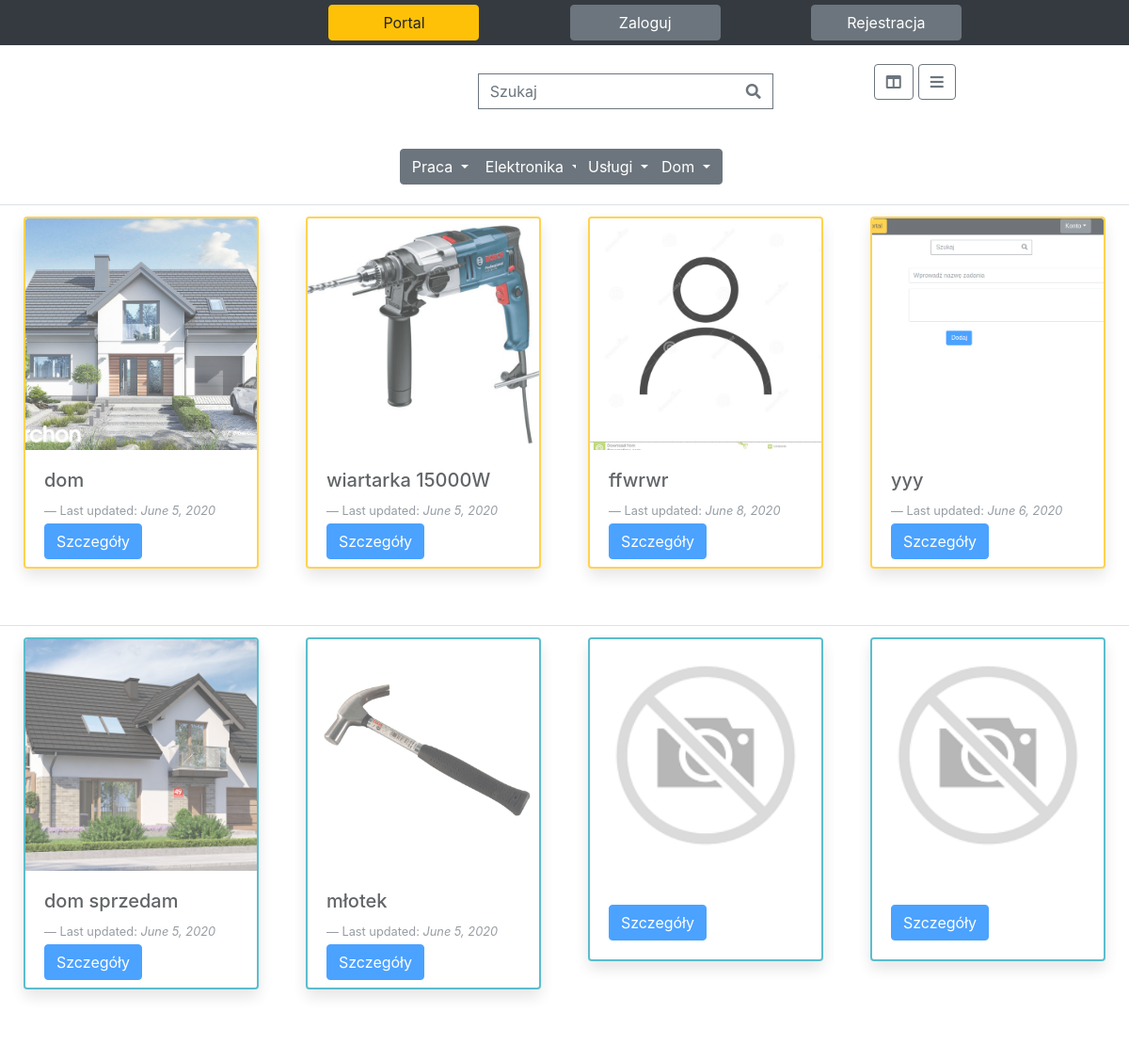
The page / on the database its author committed.
### advertisement/models.py (models this page shows, shortened)
class SaveFile(models.Model):
    offer = models.ForeignKey(Offer, blank=True, null=True, on_delete=models.CASCADE)
    file = models.FileField(upload_to='graphic/', blank=True, null=True)
    objects = models.Manager()

class Offer(models.Model):
    id = models.IntegerField(primary_key=True)
    user = models.ForeignKey(settings.AUTH_USER_MODEL, blank=True, null=True, on_delete=models.SET_NULL)
    title = models.CharField(default='', blank=True, null=True, max_length=200)
    short_description = models.TextField(default='', blank=True, null=True, max_length=200)
    full_description = models.TextField(default='', blank=True, null=True)
    category = models.CharField(max_length=30, choices=category_list)
    display_period = models.IntegerField(default=1)
    display_date = models.DateField(default=now)
    highlight = models.BooleanField(default=False)
    update_date = models.DateField(default=now)
    objects = models.Manager()

### account/views.py (the view, shortened to what this page needs)
# urls.py: path('', HomeView.as_view()),
class HomeView(View):
    template_name = 'base.html'
    template_list_view = 'base_list.html'
    def get(self, request):
        if 'logout' in request.GET:
            logout(request)
            cache.clear()
            messages.info(request, 'Zostałeś wylogowany')
            return redirect('/')
        def partition_data(offers_data, elements):
            packed_data = []
            for offer in offers_data:
                image = SaveFile.objects.get(offer=offer)
                packed_data.append((offer, image))
            portioned_data = []
            for i in range(0, len(packed_data), elements):
                portioned_data.append(packed_data[i:i + elements])
            return portioned_data
        if 'search' in request.GET:
            search_sequence = request.GET['search_sequence']
            offers_data = Offer.objects.filter(title__icontains=search_sequence).exclude(id=0).order_by('-update_date').order_by('-highlight')
            portioned_data = partition_data(offers_data, 4)
            return render(request, self.template_name, locals())
        if 'list_view' in request.GET:
            offers_data = Offer.objects.all().exclude(id=0).order_by('-update_date').order_by('-highlight')
            portioned_data = partition_data(offers_data, 1)
            return render(request, self.template_list_view, locals())
        if 'block_view' in request.GET:
            offers_data = Offer.objects.all().exclude(id=0).order_by('-update_date').order_by('-highlight')
            portioned_data = partition_data(offers_data, 4)
            return render(request, self.template_name, locals())
        offers_data = Offer.objects.all().exclude(id=0).order_by('-update_date').order_by('-highlight')
        portioned_data = partition_data(offers_data, 4)
        return render(request, self.template_name, locals())

### templates/base.html (shortened to what this page needs)
<!DOCTYPE html>
{% load static %}
{% load crispy_forms_tags %}
<html lang="en">
<head>
    <link rel="stylesheet" href="https://use.fontawesome.com/releases/v5.0.7/css/all.css">
    <link href='https://stackpath.bootstrapcdn.com/bootstrap/4.3.1/css/bootstrap.min.css' rel='stylesheet' />
    <link href="https://cdnjs.cloudflare.com/ajax/libs/tempusdominus-bootstrap-4/5.0.1/css/tempusdominus-bootstrap-4.min.css" rel="stylesheet"/>
    <link href="https://cdnjs.cloudflare.com/ajax/libs/bootstrap-multiselect/0.9.15/css/bootstrap-multiselect.css" rel="stylesheet"/>
    <link href="https://cdn.jsdelivr.net/npm/bootstrap-select@1.13.9/dist/css/bootstrap-select.min.css" rel="stylesheet">
</head>
<body>
<form method="get" action="." enctype="multipart/form-data">{% csrf_token %}
    <table class="table table-sm table-borderless small menu">
        <thead class="thead-dark">
            <tr align="center">
                <th scope="col" width="30%" class="text-right">
                    <a type="button" class="btn btn-warning custom" href="/">Portal</a>
                </th>
                {% if user.is_authenticated %}
                    <th scope="col" width="20%" class="text-left align-middle">
                        <span class="fa fa-user mr-2"></span>{{user.username}}
                    </th>
                    <th scope="col" width="10%">
                        <div class="dropdown">
                          <button class="btn btn-secondary dropdown-toggle custom" type="button" id="dropdownMenuButton" data-toggle="dropdown" aria-haspopup="true" aria-expanded="false">Konto</button>
                          <div class="dropdown-menu text-center" aria-labelledby="dropdownMenuButton">
                            <a type="button" class="btn btn-info btn-sm custom" href="/user_offers/">Moje Ogłoszenia</a>
                            <button class="btn btn-sm btn-warning custom" type="submit" name="logout">Wyloguj</button>
                            <a type="button" class="btn btn-danger btn-sm custom" href="/delete_account/">Usuń konto</a>
                          </div>
                        </div>
                    </th>
                    <th scope="col" width="20%" class="text-left">
                        <a type="button" class="btn btn-info" href="/add_offer/">Dodaj Ogłoszenie</a>
                    </th>
                {% else %}
                    <th scope="col" width="20%">
                        <a type="button" class="btn btn-secondary custom" href="/login/">Zaloguj</a>
                    </th>
                    <th scope="col" width="20%" class="text-left">
                        <a type="button" class="btn btn-secondary custom" href="/register/">Rejestracja</a>
                    </th>
                {% endif %}
            </tr>
        </thead>
    </table>
</form>
{% block content %}
<form method="get" action="." enctype="multipart/form-data">
    <table class="table table-sm table-borderless small menu">
        <tbody>
            <tr>
                <td>
                    <div class="form-group row no-gutters position">
                        <div>
                            <input value="{{search_sequence}}" class="form-control border-secondary border-right-0 rounded-0" name="search_sequence" placeholder="Szukaj" type="search">
                        </div>
                        <div class="col-auto">
                            <button type="submit" name="search" class="btn btn-outline-secondary border-left-0 rounded-0 rounded-right">
                                <i class="fa fa-search"></i>
                            </button>
                        </div>
                    </div>
                </td>
                <td>
                    <button type="submit" name="block_view" class="btn btn-outline-secondary"><i class="fa fa-columns"></i></button>
                    <button type="submit" name="list_view" class="btn btn-outline-secondary"><i class="fa fa-bars"></i></button>
                </td>
            </tr>
        </tbody>
    </table>
</form>
<form method="get" action="." enctype="multipart/form-data">
    <table class="table table-sm table-borderless small menu">
        <tbody>
            <tr class="d-flex" style="margin-left: 35%;">
                <td style="width:10%">
                    <div class="dropdown">
                      <button class="btn btn-secondary dropdown-toggle" type="button" id="jobs" data-toggle="dropdown" aria-haspopup="true" aria-expanded="false">
                        Praca
                      </button>
                    </div>
                </td>
                <td style="width:14%">
                    <div class="dropdown">
                      <button class="btn btn-secondary dropdown-toggle" type="button" id="electronic" data-toggle="dropdown" aria-haspopup="true" aria-expanded="false">
                        Elektronika
                      </button>
                    </div>
                </td>
                <td style="width:10%">
                    <div class="dropdown">
                      <button class="btn btn-secondary dropdown-toggle" type="button" id="services" data-toggle="dropdown" aria-haspopup="true" aria-expanded="false">
                        Usługi
                      </button>
                    </div>
                </td>
                <td style="width:10%">
                    <div class="dropdown">
                      <button class="btn btn-secondary dropdown-toggle" type="button" id="house" data-toggle="dropdown" aria-haspopup="true" aria-expanded="false">
                        Dom
                      </button>
                    </div>
                </td>
            </tr>
        </tbody>
    </table>
</form>
<table class="table">
    <tbody>
        {% for row in portioned_data %}
        <tr>
            <td>
                <center>
                    {% if row.0.0.highlight is True %}
                    <div class="card mb-3 mb-5 border-warning rounded bg-white shadow" style="border-width: 2px;">
                    {% else %}
                    <div class="card mb-3 mb-5 border-info rounded bg-white shadow" style="border-width: 2px;">
                    {% endif %}
                        <div class="embed-responsive embed-responsive-1by1">
                            {% if row.0.1.file %}
                                <img class="card-img-top embed-responsive-item" src="/media/{{row.0.1.file}}">
                            {% else %}
                                <img class="card-img-top embed-responsive-item" src="/media/graphic/default.png">
                            {% endif %}
                        </div>
                        <div class="card-body" align="left">
                            {% if row.0.0.title %}
                                <h5 class="card-title">{{row.0.0.title}}</h5>
                                <footer class="blockquote-footer footer_position">Last updated: <cite>{{row.0.0.update_date}}</cite></footer>
                                <br><br>
                                <a href="/offer_details/{{row.0.0.id}}" class="btn btn-primary bottom_position mb-2">Szczegóły</a>
                            {% else %}
                                <h5 class="card-title"></h5>
                                <p class="card-text"></p>
                                <a href="#" class="btn btn-primary bottom_position">Szczegóły</a>
                            {% endif %}
                        </div>
                    </div>
                </center>
            </td>
            <td>
                <center>
                    {% if row.1.0.highlight is True %}
                    <div class="card mb-3 mb-5 border-warning rounded bg-white shadow" style="border-width: 2px;">
                    {% else %}
                    <div class="card mb-3 mb-5 border-info rounded bg-white shadow" style="border-width: 2px;">
                    {% endif %}
                        <div class="embed-responsive embed-responsive-1by1">
                            {% if row.1.1.file %}
                                <img class="card-img-top embed-responsive-item" src="/media/{{row.1.1.file}}">
                            {% else %}
                                <img class="card-img-top embed-responsive-item" src="/media/graphic/default.png">
                            {% endif %}
                        </div>
                        <div class="card-body" align="left">
                            {% if row.1.0.title %}
                                <h5 class="card-title">{{row.1.0.title}}</h5>
                                <footer class="blockquote-footer footer_position">Last updated: <cite>{{row.1.0.update_date}}</cite></footer>
                                <br><br>
                                <a href="/offer_details/{{row.1.0.id}}" class="btn btn-primary bottom_position mb-2">Szczegóły</a>
                            {% else %}
                                <h5 class="card-title"></h5>
                                <p class="card-text"></p>
                                <a href="#" class="btn btn-primary">Szczegóły</a>
                            {% endif %}
                        </div>
                    </div>
                </center>
            </td>
            <td>
                <center>
                    {% if row.2.0.highlight is True %}
                    <div class="card mb-3 mb-5 border-warning rounded bg-white shadow" style="border-width: 2px;">
                    {% else %}
                    <div class="card mb-3 mb-5 border-info rounded bg-white shadow" style="border-width: 2px;">
                    {% endif %}
                        <div class="embed-responsive embed-responsive-1by1">
                            {% if row.2.1.file %}
                                <img class="card-img-top embed-responsive-item" src="/media/{{row.2.1.file}}">
                            {% else %}
                                <img class="card-img-top embed-responsive-item" src="/media/graphic/default.png">
                            {% endif %}
                        </div>
                        <div class="card-body" align="left">
                            {% if row.2.0.title %}
                                <h5 class="card-title">{{row.2.0.title}}</h5>
                                <footer class="blockquote-footer footer_position">Last updated: <cite>{{row.2.0.update_date}}</cite></footer>
                                <br><br>
                                <a href="/offer_details/{{row.2.0.id}}" class="btn btn-primary bottom_position mb-2">Szczegóły</a>
                            {% else %}
                                <a href="#" class="btn btn-primary">Szczegóły</a>
                            {% endif %}
                        </div>
                    </div>
                </center>
            </td>
            <td>
                <center>
                    {% if row.2.0.highlight is True %}
                    <div class="card mb-3 mb-5 border-warning rounded bg-white shadow" style="border-width: 2px;">
                    {% else %}
                    <div class="card mb-3 mb-5 border-info rounded bg-white shadow" style="border-width: 2px;">
                    {% endif %}
                        <div class="embed-responsive embed-responsive-1by1">
                            {% if row.3.1.file %}
                                <img class="card-img-top embed-responsive-item" src="/media/{{row.3.1.file}}">
                            {% else %}
                                <img class="card-img-top embed-responsive-item" src="/media/graphic/default.png">
                            {% endif %}
                        </div>
                        <div class="card-body" align="left">
                            {% if row.3.0.title %}
                                <h5 class="card-title">{{row.3.0.title}}</h5>
                                <footer class="blockquote-footer footer_position">Last updated: <cite>{{row.3.0.update_date}}</cite></footer>
                                <br><br>
                                <a href="/offer_details/{{row.3.0.id}}" class="btn btn-primary bottom_position mb-2">Szczegóły</a>
                            {% else %}
                                <a href="#" class="btn btn-primary">Szczegóły</a>
                            {% endif %}
                        </div>
                    </div>
                </center>
            </td>
        </tr>
        {% endfor %}
    </tbody>
</table>
{% endblock content %}
</body>
</html>

### templates/base.html (style rules this page uses)
.menu tr { font-size: 18px; }
.position { margin-left: 55%; width: 40%; margin-top:10px; }
.card-img-top { width: 50%; height: 15vh; background-size: contain; object-fit: cover; }
.custom { width: 160px !important; }
.card { opacity: 0.7; filter: alpha(opacity=70); width: 250px; }
.bottom_position { position: absolute; bottom: 0px; }
.footer_position { position: absolute; bottom: 50px; }

### rows shown on the page
SaveFile: file (picture)
Offer: title "dom", update_date "June 5, 2020"
SaveFile: file (picture)
Offer: title "wiartarka 15000W", update_date "June 5, 2020"
SaveFile: file (picture)
Offer: title "ffwrwr", update_date "June 8, 2020"
SaveFile: file (picture)
Offer: title "yyy", update_date "June 6, 2020"
SaveFile: file (picture)
Offer: title "dom sprzedam", update_date "June 5, 2020"
SaveFile: file (picture)
Offer: title "młotek", update_date "June 5, 2020"
